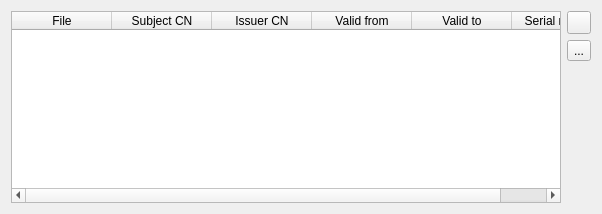
         <widget class="QWidget" name="tab_6">
          <attribute name="title">
           <string>Your certificates</string>
          </attribute>
          <layout class="QHBoxLayout" name="horizontalLayout_3">
           <item>
            <widget class="QTableWidget" name="tableClientCerts">
             <property name="minimumSize">
              <size>
               <width>550</width>
               <height>0</height>
              </size>
             </property>
             <property name="selectionMode">
              <enum>QAbstractItemView::ExtendedSelection</enum>
             </property>
             <property name="selectionBehavior">
              <enum>QAbstractItemView::SelectRows</enum>
             </property>
             <property name="horizontalScrollMode">
              <enum>QAbstractItemView::ScrollPerPixel</enum>
             </property>
             <attribute name="horizontalHeaderHighlightSections">
              <bool>false</bool>
             </attribute>
             <column>
              <property name="text">
               <string>File</string>
              </property>
             </column>
             <column>
              <property name="text">
               <string>Subject CN</string>
              </property>
              <property name="toolTip">
               <string>Subject Common Name</string>
              </property>
             </column>
             <column>
              <property name="text">
               <string>Issuer CN</string>
              </property>
              <property name="toolTip">
               <string>Issuer Common Name</string>
              </property>
             </column>
             <column>
              <property name="text">
               <string>Valid from</string>
              </property>
             </column>
             <column>
              <property name="text">
               <string>Valid to</string>
              </property>
             </column>
             <column>
              <property name="text">
               <string>Serial number</string>
              </property>
             </column>
            </widget>
           </item>
           <item>
            <layout class="QVBoxLayout" name="verticalLayout_7">
             <item>
              <widget class="QToolButton" name="buttonClientCertAdd">
               <property name="icon">
                <iconset resource="icons/icons.qrc">
                 <normaloff>:/icons/trigger_create</normaloff>:/icons/trigger_create</iconset>
               </property>
              </widget>
             </item>
             <item>
              <widget class="QToolButton" name="buttonClientCertRemove">
               <property name="text">
                <string>...</string>
               </property>
               <property name="icon">
                <iconset resource="icons/icons.qrc">
                 <normaloff>:/icons/trigger_delete</normaloff>:/icons/trigger_delete</iconset>
               </property>
              </widget>
             </item>
             <item>
              <spacer name="verticalSpacer_2">
               <property name="orientation">
                <enum>Qt::Vertical</enum>
               </property>
               <property name="sizeHint" stdset="0">
                <size>
                 <width>20</width>
                 <height>40</height>
                </size>
               </property>
              </spacer>
             </item>
            </layout>
           </item>
          </layout>
         </widget>
